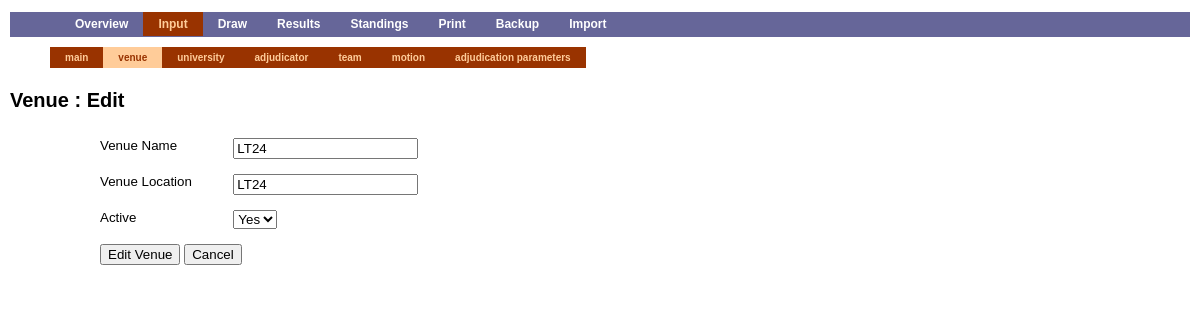
The page /input.php?moduletype=venue&action=edit&venue_id=25 on the database its author committed.
### tables this page shows
CREATE TABLE `venue` (
  `venue_id` mediumint(9) NOT NULL auto_increment,
  `venue_name` varchar(50) NOT NULL default '',
  `venue_location` varchar(50) NOT NULL default '',
  `active` enum('Y','N') NOT NULL default 'Y',
  PRIMARY KEY  (`venue_id`),
  UNIQUE KEY `venue_name` (`venue_name`)
);

### ntu_controller.php (called while the page is built, shortened)
<?php
if (isset ($ntu_override_module)) {
    $moduletype = $ntu_override_module;
} else {
    $moduletype=trim(@$_GET['moduletype']);
}
$action=trim(@$_GET['action']);
if (array_key_exists($moduletype, $ntu_titles))
    $title .= " " . $ntu_titles[$moduletype] . " ";
else
    $title = " " . ucfirst($moduletype) . " ";
include("view/header.php");
include("view/mainmenu.php");
include("view/$ntu_controller/menu.php");
include("$ntu_controller/$moduletype.php");
include("view/footer.php");
?>

### input.php (called while the page is built, shortened)
<?php
$ntu_controller = "input";
$ntu_titles = array("adjud" => "Adjudicator", "univ" => "University");
require("ntu_controller.php");
?>

### input/venue.php (the view, shortened to what this page needs)
<?php
require("includes/display.php");
$venue_name=trim(@$_POST['venue_name']);
$venue_location=trim(@$_POST['venue_location']);
$active=strtoupper(trim(@$_POST['active']));
$actionhidden=trim(@$_POST['actionhidden']);
if ($action=="edit")
  {
    if ($actionhidden!="edit")
      {
        $venue_id=trim(@$_GET['venue_id']);
        $query="SELECT * FROM venue WHERE venue_id='$venue_id'";
        $result=mysql_query($query);
        if (mysql_num_rows($result)==0)
      {
            $msg[]="There were some problems editing : Record Not Found ";
            $action="display";
      }
        else
      {
            $row=mysql_fetch_assoc($result);
            $venue_name=$row['venue_name'];
            $venue_location=$row['venue_location'];
            $active=$row['active'];
      }
      }
  }
switch($action)
  {
  case "edit" :
    $title.=": Edit";
    break;
  }
echo "<h2>$title</h2>\n";
if ($action=="display")
  {
    $result=mysql_query("SELECT * FROM venue ORDER BY venue_name");
    $active_result = mysql_query("SELECT * FROM venue WHERE ACTIVE = 'Y' ");
    if (mysql_num_rows($result)==0)
      {
    echo "<h3>No Venues Found.</h3>";
    echo "<h3><a href=\"input.php?moduletype=venue&amp;action=add\">Add New</a></h3>";
      }
    else
      {
    $query="SHOW  TABLES  LIKE  '%_round_%'";
    $showdeleteresult=mysql_query($query);
    if (mysql_num_rows($showdeleteresult)!=0)
      $showdelete=0;
    else
      $showdelete=1;
    ?>
    <h3>Total No. of Venues : <?echo mysql_num_rows($result)?> (<?echo mysql_num_rows($active_result)?>)</h3>
    <?echo "<h3><a href=\"input.php?moduletype=venue&amp;action=add\">Add New</a></h3>";?>
      <table>
         <tr><th>Name</th><th>Location</th><th>Active(Y/N)</th></tr>
         <? while($row=mysql_fetch_assoc($result)) { ?>
      <tr <?if ($row['active']=='N') echo "style=\"color:red\"";?>>
        <td><?echo $row['venue_name'];?></td>
            <td><?echo $row['venue_location'];?></td>
        <td><?echo $row['active'];?></td>
        <td class="editdel"><a href="input.php?moduletype=venue&amp;action=edit&amp;venue_id=<?echo $row['venue_id'];?>">Edit</a></td>
    <?
    if ($showdelete)
      {
    ?>
        <td class="editdel"><a href="input.php?moduletype=venue&amp;action=delete&amp;venue_id=<?echo $row['venue_id'];?>" onClick="return confirm('Are you sure?');">Delete</a></td>
       <?}  ?>
  </tr>
      <?}   ?>
   </table>
  <?
    }
  }
 else
   {
     ?>
     <form action="input.php?moduletype=venue" method="POST">
       <label for="venue_name">Venue Name</label>
       <input type="text" id="venue_name" name="venue_name" value="<?echo $venue_name;?>"/><br/><br/>
       <label for="venue_location">Venue Location</label>
                 <input type="text" id="venue_location" name="venue_location" value="<?echo $venue_location;?>"/><br/><br/>
                 <label for="active">Active</label>
                     <select id="active" name="active">
                     <option value="Y" <?echo ($active=="Y")?"selected":""?>>Yes</option>
                     </select> <br/><br/>
                     <input type="submit" value="<?echo ($action=="edit")?"Edit Venue":"Add Venue" ;?>"/>
                     <input type="button" value="Cancel" onClick="location.replace('input.php?moduletype=venue')"/>
                     </form>
                     <?
                     }
?>

### view/index.css (style rules this page uses)
body { font-family: sans-serif; margin:0; padding:0; font-size: 10pt; }
label { float: left; width: 10em; }
form { margin-left:80px; padding: 10px; }

### rows shown on the page
venue: venue_name "LT24", venue_location "LT24", active "Yes"

### other values the page prints
$title "Venue : Edit"
